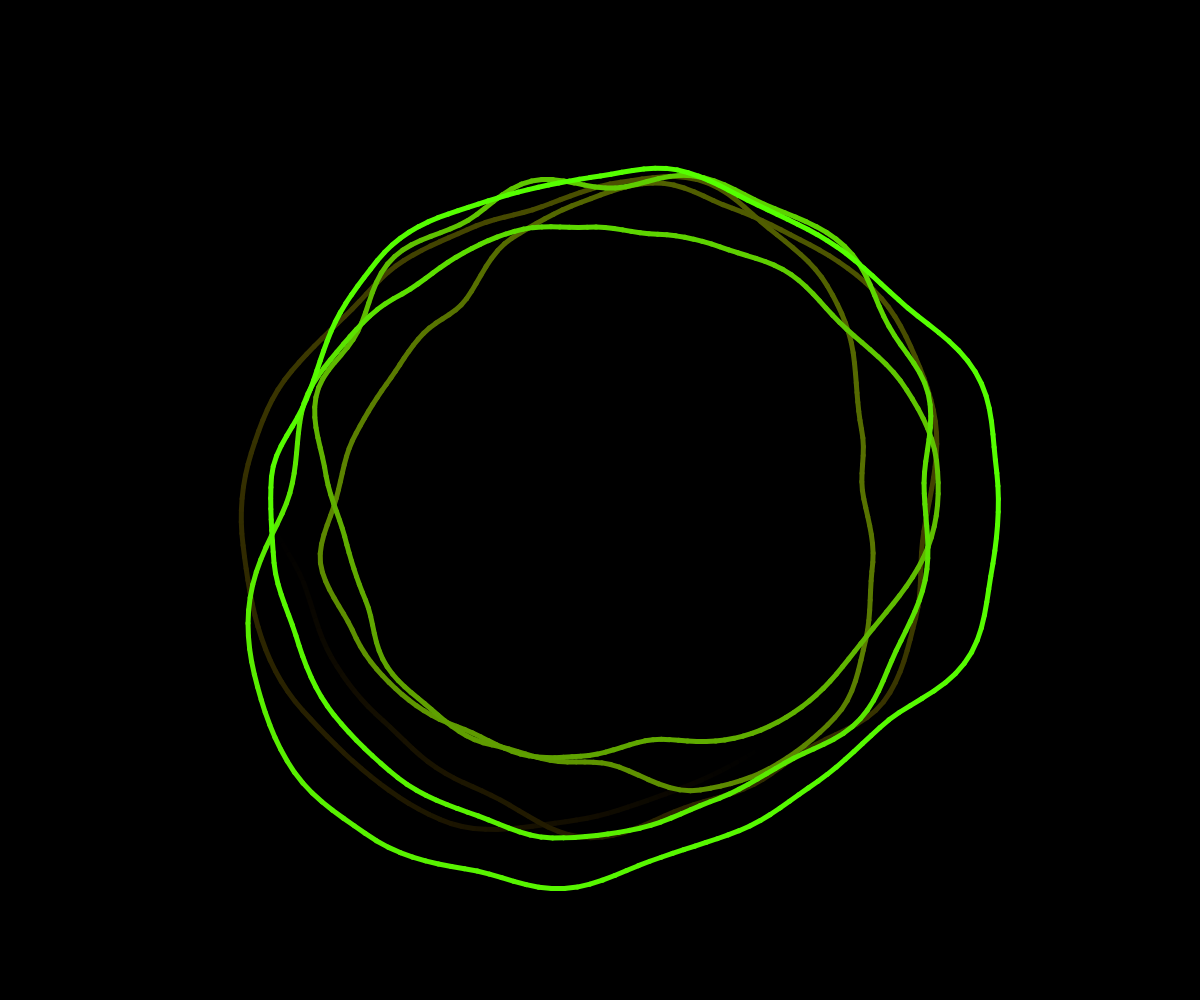
Frame 1 (no input)
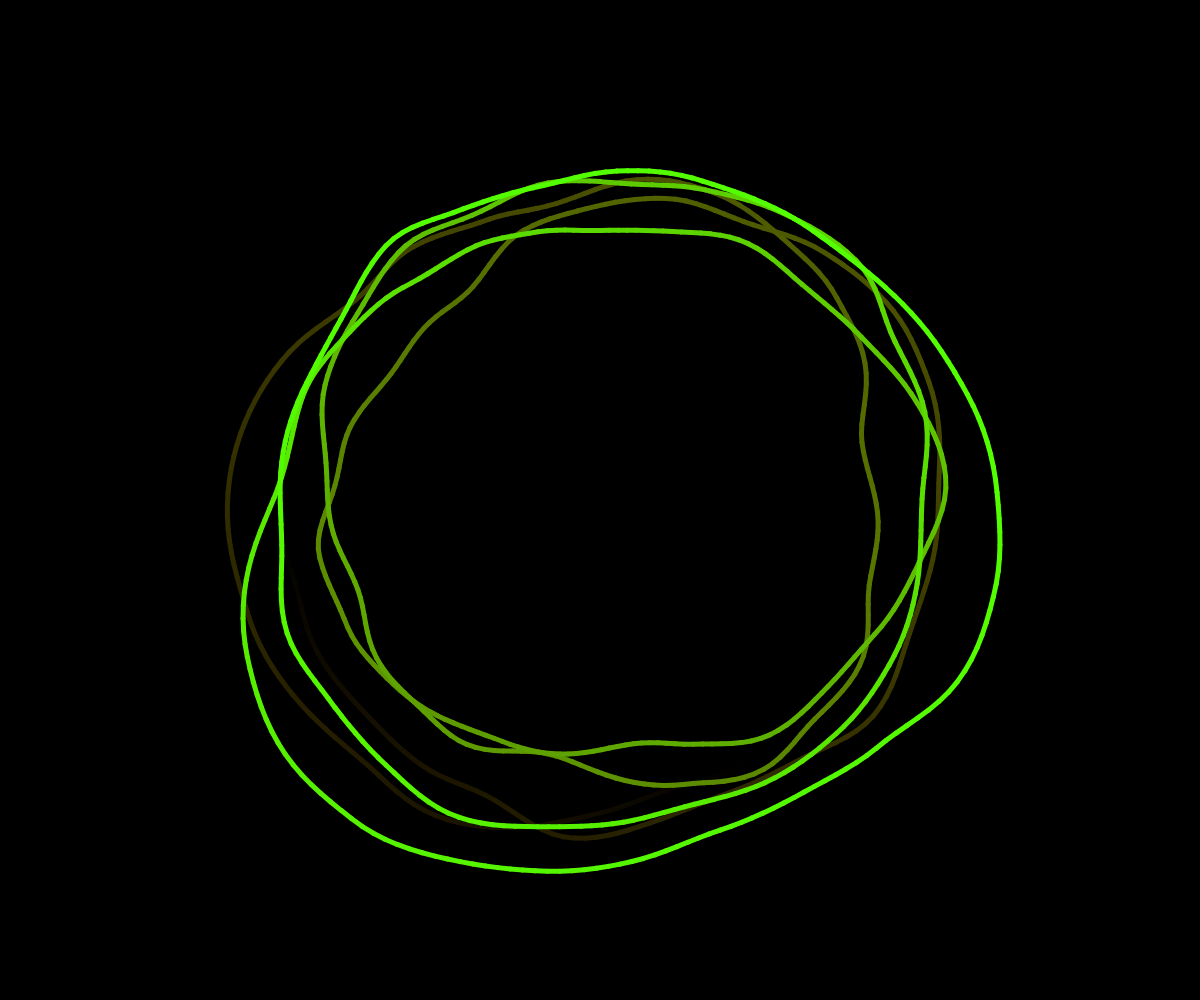
Frame 60 (no input)
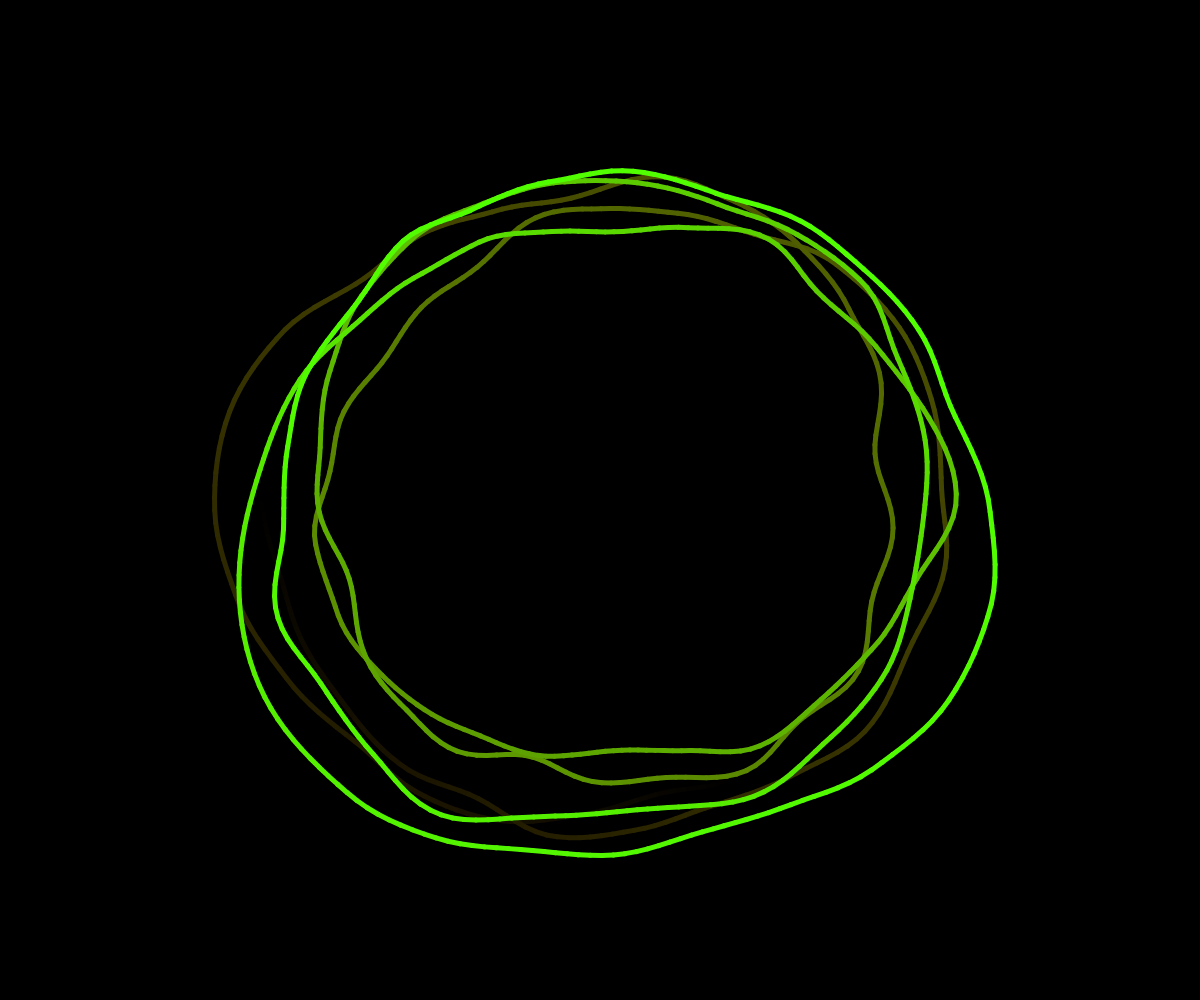
Frame 120 (the mouse pressed at the canvas centre since frame 60)

The p5.js sketch that drew these frames (run headless with seeded random() and noise() and a simulated clock; from frame 60 on, the mouse is pressed at the canvas centre):

// p5.js sketch
// ── sketch.js
var stringCircle;

function preload(){

}

function setup(){
	createCanvas(window.innerWidth, window.innerHeight);
	noiseSeed(255);
	stringCircle = new string(1024, 5.32);
}

function draw(){
	stringCircle.draw();
}

window.onresize = function() {
  var w = window.innerWidth;
  var h = window.innerHeight;  
  resizeCanvas(w,h);
  width = w;
  height = h;
}
// ── string.js
function string(resolution, rotations, color_mid=null, color_ends=null, spiral=false){
	this.resolution = resolution;
	this.rotations = rotations;

	if (color_mid){
		this.fixedColor = true;
		this.color_mid = color_mid;
		if (this.color_ends){
			this.color_ends = color_ends;
		}
		else{
			this.color_ends = color_mid;
		}
	}
	else{
		this.fixedColor = false;
	}

	this.radius_screenSize_ratio = 1/5;
	this.radius;
	this.timeScale = 0.05 * (0.001);

	this.spiral = spiral;
}


string.prototype.distortRadius = function(radius, angle, t){
	return this.radius + noise(angle * 0.5, t*1.5) * this.radius * 1.5; 
}

string.prototype.getCoord = function(i, t){
	var angle = i / this.resolution * this.rotations * TWO_PI;
	var r = this.distortRadius(this.radius, angle, t);

	var x = r * cos(angle + t);
	var y = r * sin(angle + t);

	return [x, y];
}

string.prototype.getAlpha = function(i, degree=1, scale=1){
	p = 2*round(degree);
	return -((pow(2, p)*scale)/pow(this.resolution, p))*pow(i-this.resolution/2, p)+scale;
}

string.prototype.draw = function(){
	background(0);
	push();
	
	t = Date.now() * this.timeScale;

	translate(width/2, height/2);

	if (!this.fixedColor){
		colorMode(HSB);
		this.color_mid =  color((t * 10 + 60) % 360, 255, 255);
		this.color_ends = color((t * 10     ) % 360, 255, 255);
		colorMode(RGB);
	}

	strokeWeight(5);

    this.radius = this.radius_screenSize_ratio*min(width, height);

	var prev_l = this.getCoord(0, t);
	var prev_r = this.getCoord(this.resolution - 1, t);

	for (var i = 0; i < this.resolution/2 + 1; i++) {
		var a = this.getAlpha(i);

		c = lerpColor(this.color_ends, this.color_mid, a);
		c.setRed(c._getRed() * a);
		c.setGreen(c._getGreen() * a);
		c.setBlue(c._getBlue() * a);
		stroke(c);

		coord = this.getCoord(i, t);
		line(prev_l[0], prev_l[1], coord[0], coord[1]);
		prev_l = coord;

		coord = this.getCoord(this.resolution - i, t);
		line(prev_r[0], prev_r[1], coord[0], coord[1]);
		prev_r = coord;
	}

	pop();
}
